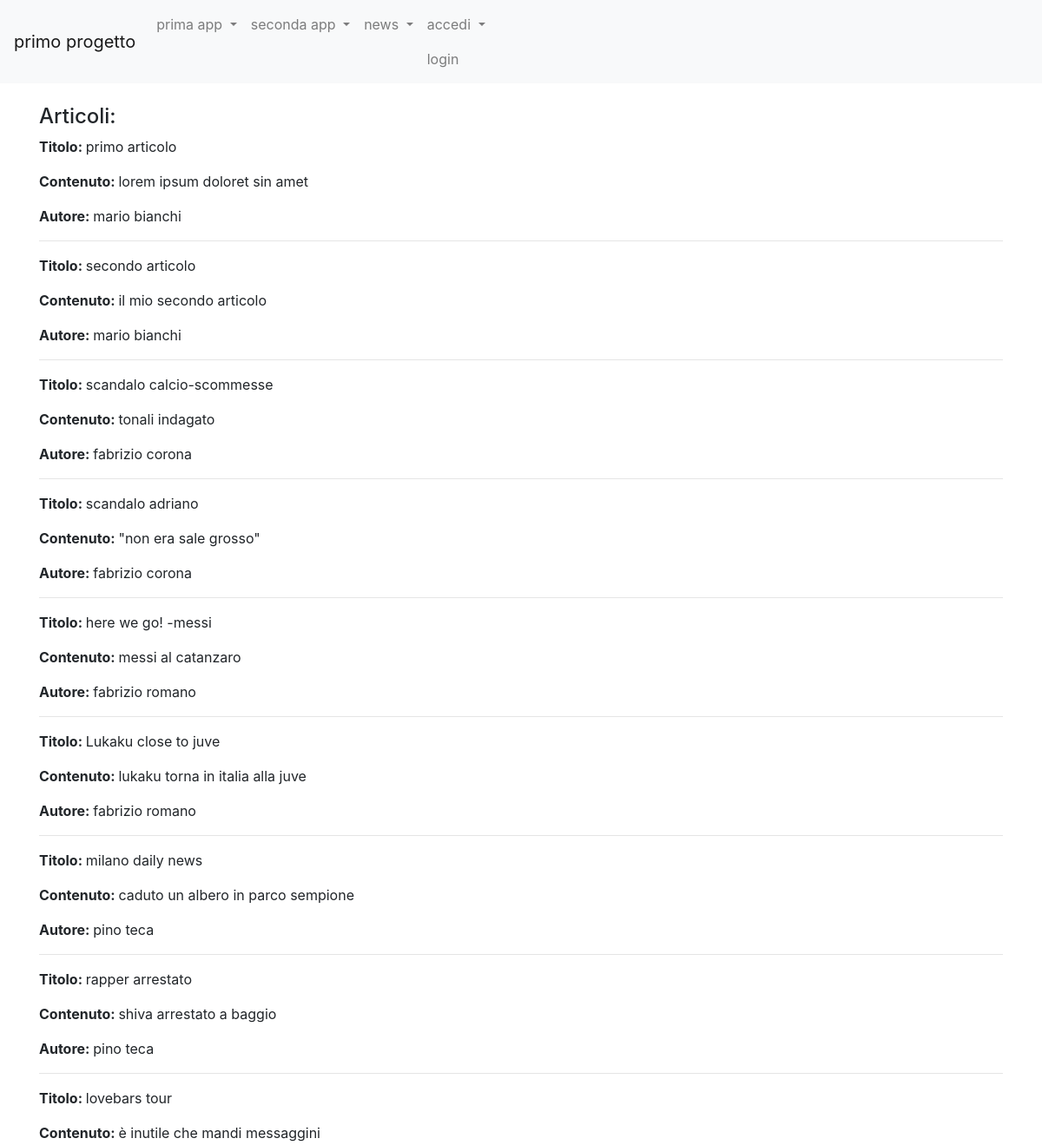
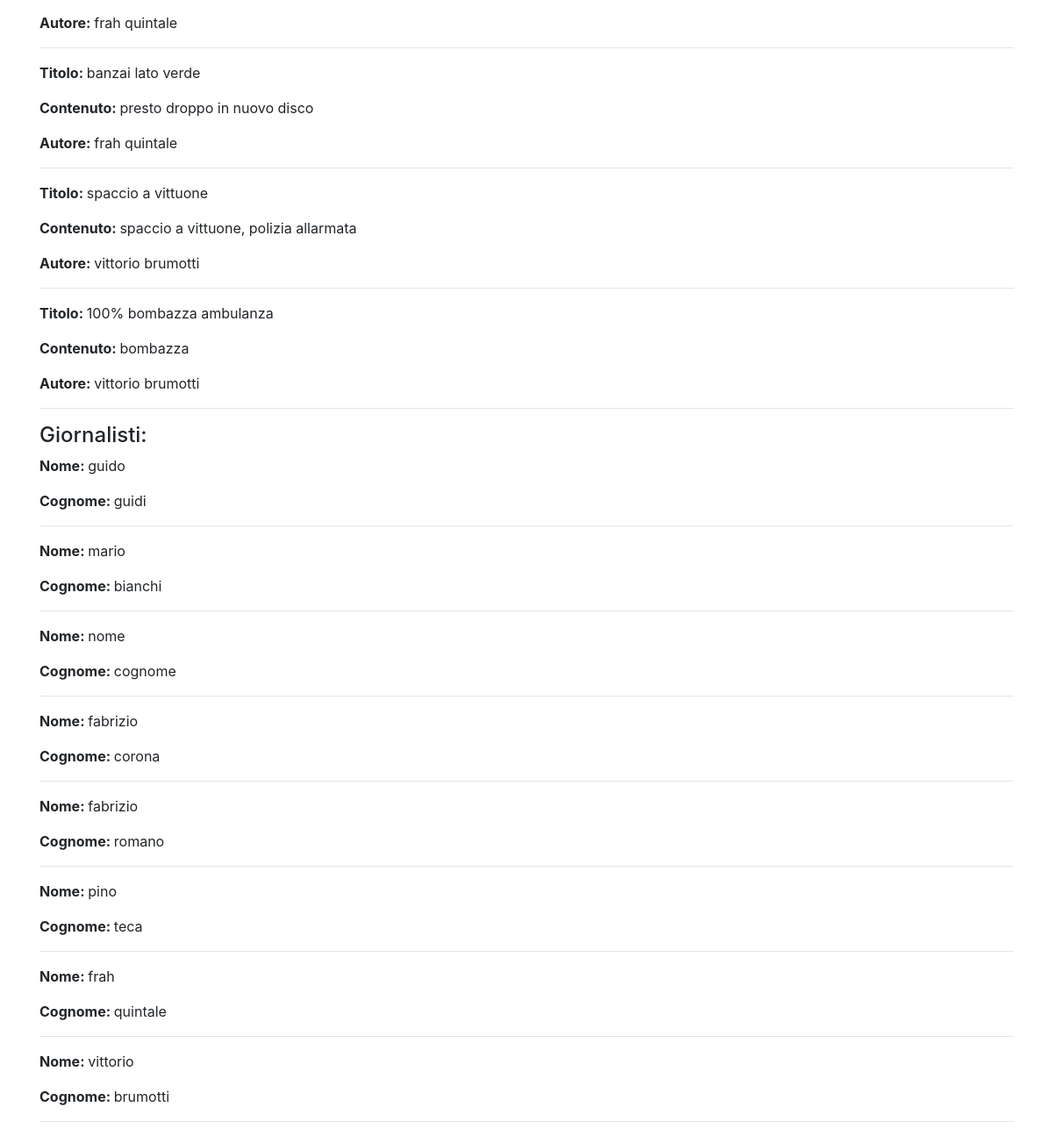
Page /news/ on the committed database (2 pictures, top to bottom).
### news/models.py (models this page shows)
class Articolo(models.Model):
    titolo = models.CharField(max_length=100)
    contenuto = models.TextField()
    giornalista = models.ForeignKey(Giornalista, on_delete=models.CASCADE, related_name="articoli")
    data = models.DateField(blank=True)
    visualizzazioni = models.IntegerField(default=0, blank=True)
    def __str__(self):
        return self.titolo
    class Meta:
        verbose_name="Articolo"
        verbose_name_plural="Articoli"

class Giornalista(models.Model):
    nome = models.CharField(max_length=20)
    cognome = models.CharField(max_length=20)
    anno_di_nascita = models.DateField(blank=True)
    def __str__(self):
        return self.nome + " " + self.cognome
    class Meta:
        verbose_name="Giornalista"
        verbose_name_plural="giornalisti"

### news/views.py (the view)
# urls.py: path('', home, name="homeview"),
def home(request):
        articoli = Articolo.objects.all()
        giornalisti = Giornalista.objects.all()
        context = {"articoli": articoli, "giornalisti": giornalisti}
        print(context)
        return render(request, "homepage1.html", context)

### news/templates/homepage1.html (shortened to what this page needs)
{% extends 'base.html' %}
{% block content %}
    <h4>Articoli: </h4>
        {% for articolo in articoli %}
            <p><strong>Titolo: </strong>{{ articolo.titolo }}</p>
            <p><strong>Contenuto: </strong>{{ articolo.contenuto }}</p>
            <p><strong>Autore: </strong>{{ articolo.giornalista }}</p>
            <hr>
        {% endfor %}
    <h4>Giornalisti: </h4>
    {% for giornalista in giornalisti %}
        <p><strong>Nome: </strong>{{ giornalista.nome }}</p>
        <p><strong>Cognome: </strong>{{ giornalista.cognome }}</p>
        <hr>
    {% endfor %}
{% endblock content %}

### templates/base.html (shortened to what this page needs)
{% load static %}
<!doctype html>
<html lang="en">
<head>
  <link rel="stylesheet" href="https://cdn.jsdelivr.net/npm/bootstrap@4.5.3/dist/css/bootstrap.min.css">
</head>
<body>
  <nav class="navbar navbar-expand-lg navbar-light bg-light">
    <a class="navbar-brand" href="{% url 'index'%}">primo progetto</a>
    <div class="collapse navbar-collapse" id="navbarSupportedContent">
      <ul class="navbar-nav mr-auto">
          <li class="nav-item dropdown">
              <div class="nav-item dropdown">
                  <a class="nav-link dropdown-toggle" href="{% url 'prima_app:index'%}" id="navbarDropdown" role="button" data-toggle="dropdown" aria-haspopup="true" aria-expanded="false">
                  prima app
                  </a>
              </div>
          </li>
          <li class="nav-item dropdown">
              <div class="nav-item dropdown">
                  <a class="nav-link dropdown-toggle" href="{% url 'seconda_app:index_seconda_app'%}" id="navbarDropdown" role="button" data-toggle="dropdown" aria-haspopup="true" aria-expanded="false">
                  seconda app
                  </a>
              </div>
          </li>
          <li class="nav-item dropdown">
            <div class="nav-item dropdown">
                <a class="nav-link dropdown-toggle" href="#" id="navbarDropdown" role="button" data-toggle="dropdown" aria-haspopup="true" aria-expanded="false">
                news
                </a>
            </div>
          </li>
          {% if request.user.is_authenticated %}
            <li class="nav-item dropdown">
              <a href="#" class="nav-link dropdown-toggle" id="navbarDropdownMenuLink" role="button"
                data-toggle="dropdown" aria-haspopup="true" aria-expanded="false">
                {{ request.user.username }}
              </a>
              <div class="dropdown-menu" aria-labelledby="navbarDropdownMenuLink">
                <div class="dropdown-divider"></div>
                <a class="dropdown-item">
                  <form action="{% url 'logout' %}" method="post">
                    {% csrf_token %}
                    <button type="submit" class="btn btn-primary">log out</button>
                  </form>
                </a>
              </div>
            </li>
          {% else %}
            <li class="nav-item dropdown">
              <a class="nav-link dropdown-toggle" href="#" id="navbarDropdownMenuLink" role="button" data-toggle="dropdown" aria-haspopup="true" aria-expanded="false">
                accedi
              </a>
              <div class="nav-item dropdown" aria-labelledby="navbarDropdownMenuLink">
                <a class="nav-link" href="{% url 'login' %}">login</a>
              </div>
            </li>
          {% endif %}
      </ul>
    </div>
  </nav>
  <div class="container my-4">
      {% block content  %}
      {% endblock content  %}
  </div>
</body>
</html>

### rows in the picture
Articolo: titolo "primo articolo", contenuto "lorem ipsum doloret sin amet", giornalista "mario bianchi"
Articolo: titolo "secondo articolo", contenuto "il mio secondo articolo", giornalista "mario bianchi"
Articolo: titolo "scandalo calcio-scommesse", contenuto "tonali indagato", giornalista "fabrizio corona"
Articolo: titolo "scandalo adriano", contenuto "\"non era sale grosso\"", giornalista "fabrizio corona"
Articolo: titolo "here we go! -messi", contenuto "messi al catanzaro", giornalista "fabrizio romano"
Articolo: titolo "Lukaku close to juve", contenuto "lukaku torna in italia alla juve", giornalista "fabrizio romano"
Articolo: titolo "milano daily news", contenuto "caduto un albero in parco sempione", giornalista "pino teca"
Articolo: titolo "rapper arrestato", contenuto "shiva arrestato a baggio", giornalista "pino teca"
Articolo: titolo "lovebars tour", contenuto "è inutile che mandi messaggini", giornalista "frah quintale"
Articolo: titolo "banzai lato verde", contenuto "presto droppo in nuovo disco", giornalista "frah quintale"
Articolo: titolo "spaccio a vittuone", contenuto "spaccio a vittuone, polizia allarmata", giornalista "vittorio brumotti"
Articolo: titolo "100% bombazza ambulanza", contenuto "bombazza", giornalista "vittorio brumotti"
Giornalista: nome "guido", cognome "guidi"
Giornalista: nome "mario", cognome "bianchi"
Giornalista: nome "nome", cognome "cognome"
Giornalista: nome "fabrizio", cognome "corona"
Giornalista: nome "fabrizio", cognome "romano"
Giornalista: nome "pino", cognome "teca"
Giornalista: nome "frah", cognome "quintale"
Giornalista: nome "vittorio", cognome "brumotti"
